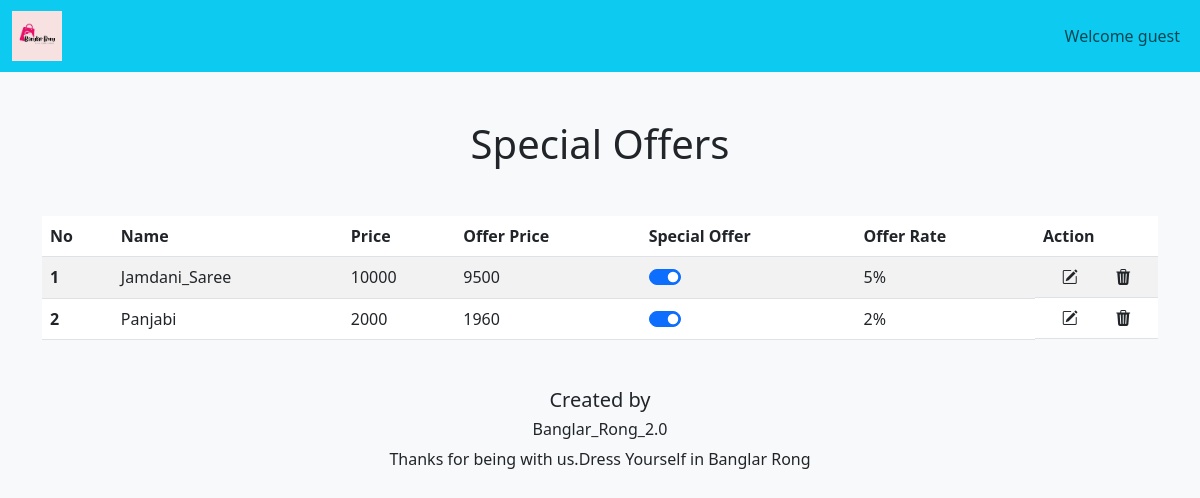
The page /admin_area/special_offer.php on the database its author committed.
### tables this page shows
CREATE TABLE `products` (
  `product_id` int(11) NOT NULL,
  `product_title` varchar(100) NOT NULL,
  `product_description` varchar(255) NOT NULL,
  `product_keywords` varchar(255) NOT NULL,
  `category_id` int(11) NOT NULL,
  `brand_id` int(11) NOT NULL,
  `product_image1` varchar(255) NOT NULL,
  `product_image2` varchar(255) NOT NULL,
  `product_image3` varchar(255) NOT NULL,
  `product_price` varchar(100) NOT NULL,
  `specialOffers` tinyint(1) NOT NULL,
  `offerRate` int(11) NOT NULL,
  `date` timestamp NOT NULL DEFAULT current_timestamp() ON UPDATE current_timestamp(),
  `status` varchar(100) NOT NULL
);

### admin_area/special_offer.php (the view, shortened to what this page needs)
<?php
require('header.php')
?>
<body class="bg-light">
    <div class="container mt-3">
        <h1 class="text-center my-5">Special Offers</h1>
        <table class="table table-striped">
  <thead>
    <tr>
      <th scope="col">No</th>
      <th scope="col">Name</th>
      <th scope="col">Price</th>
      <th scope="col">Offer Price</th>
      <th scope="col">Special Offer</th>
      <th scope="col">Offer Rate</th>
      <th scope="col">Action</th>
    </tr>
  </thead>
  <tbody>
    <?php
    global $con;
    $select_query = "Select * from `products` WHERE specialOffers=1";
$result_query = mysqli_query($con, $select_query);
$no = 1;
while ($row = mysqli_fetch_assoc($result_query)) {
    $product_id = $row['product_id'];
    $product_title = $row['product_title'];
    $product_price = $row['product_price'];
    $specialOffers = $row['specialOffers'];
    $offerRate = $row['offerRate'];
    ?>
    <tr class='product-<?php echo $product_id;?>'>
      <th scope="row"><?php echo $no++;?></th>
      <td><?php echo $product_title;?></td>
      <td><?php echo $product_price;?></td>
      <td><?php echo $product_price-(($product_price*$offerRate)/100);?></td>
      <td class="form-switch mx-auto "> <input onclick="offers(<?php echo $product_id;?>)" class="form-check-input mx-auto" name='check' type="checkbox" role="switch" id="flexSwitchCheckChecked" <?php if($specialOffers){echo 'checked';}?> >
      </td>
      <td ><span><?php echo $offerRate;?>% </span></td>
      <td class='d-flex justify-content-around'><a class='text-dark' href='product.php?id=<?php echo $product_id;?>'><i  class="bi bi-pencil-square"></i></a><i class="bi bi-trash3-fill"></i></td>
    </tr>
    <?php
}?>
  </tbody>
</table>
</div>
<?php
require('footer.php')
?>

### style.css (style rules this page uses)
* { margin: 0; padding: 0; box-sizing: border-box; }

### rows shown on the page
products: product_title "Jamdani_Saree", product_price "10000", $product_price-(($product_price*$offerRate)/100) "9500", specialOffers "☑", offerRate "5"
products: product_title "Panjabi", product_price "2000", $product_price-(($product_price*$offerRate)/100) "1960", specialOffers "☑", offerRate "2"
